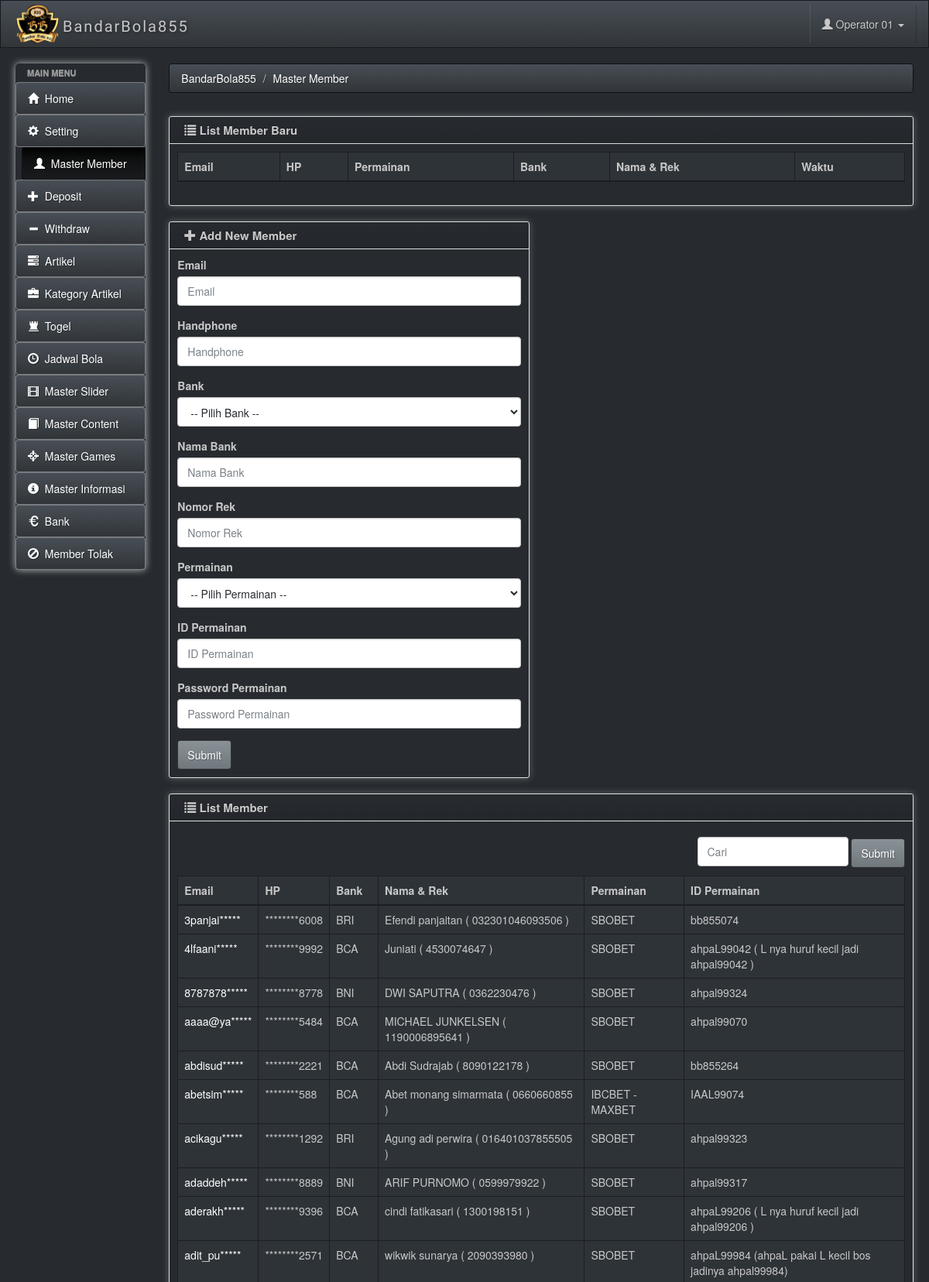
The page /admincm/msmember.php (signed in, upper part) on the database its author committed.
### tables this page shows
CREATE TABLE `msmodul` (
  `mdl_id` varchar(60) NOT NULL,
  `mdl_name` varchar(60) NOT NULL,
  `mdl_urut` char(2) NOT NULL,
  `mdl_group` varchar(10) NOT NULL,
  `mdl_file` varchar(60) NOT NULL,
  `mdl_icon` varchar(20) NOT NULL
);

CREATE TABLE `msmember` (
  `mbr_id` int(11) NOT NULL,
  `mbr_nama` varchar(120) NOT NULL,
  `mbr_email` varchar(120) NOT NULL,
  `mbr_hp` varchar(60) NOT NULL,
  `mbr_games` int(11) NOT NULL,
  `mbr_namabank` varchar(60) NOT NULL,
  `mbr_namarek` varchar(120) NOT NULL,
  `mbr_norek` varchar(60) NOT NULL,
  `mbr_status` varchar(20) NOT NULL COMMENT 'Baru, Setuju',
  `mbr_ip` varchar(60) NOT NULL,
  `mbr_gameid` varchar(120) NOT NULL,
  `mbr_gamepass` varchar(120) NOT NULL,
  `mbr_catatan` text NOT NULL,
  `mbr_createtm` datetime NOT NULL,
  `mbr_updatetm` datetime NOT NULL,
  `mbr_handleby` varchar(120) NOT NULL,
  `mbr_updateby` varchar(120) NOT NULL
);

CREATE TABLE `msgames` (
  `gm_id` int(11) NOT NULL,
  `gm_nama` varchar(60) NOT NULL,
  `gm_link` varchar(200) NOT NULL,
  `gm_active` varchar(1) NOT NULL DEFAULT 'a'
);

### includes/fungsi.php (called while the page is built, shortened)
<?php
function fOpenConn() {
	if ($conn = mysqli_connect(DB_SERVER,DB_SERVER_USERNAME,DB_SERVER_PASSWORD)) {
		if (mysqli_select_db($conn,DB_DATABASE)) {
                        mysqli_query($conn, "SET time_zone = '+07:00'");
			return $conn;
		}
	}
	else
	{
		echo "error fOpenConn<BR>";
		echo mysqli_error() . "<br>";
		return NULL;
	}
}
?>

### includes/validuser.php (called while the page is built, shortened)
<?php
if (!isset($_SESSION['primaryiduser_bandar855']) || !isset($_SESSION['useriduser_bandar855']) || !isset($_SESSION['passworduser_bandar855']) || !isset($_SESSION['namauser_bandar855']))
{
	header("location:login.php");
}
else
{
	$fix_primaryid = $_SESSION['primaryiduser_bandar855'];
}

### admincm/msmember.php (the view, shortened to what this page needs)
<?php
$modulid = "MsMember";
require_once "../includes/validuser.php";
$titlepage = "Master Member";
$addquery = "";
$keyword = "";
        ?>
        <?php
require_once '../includes/htmltop.php';
?>
</head>
<body>
    <?php
    require_once '../includes/topbar.php';
    require_once '../includes/menu.php';
    ?>
<div class="row">
    <div class="box col-md-12">
            <div class="box-inner">
                <div class="box-header well" data-original-title="">
                    <h2><i class="glyphicon glyphicon-list"></i> List Member Baru</h2>
                </div>
                <div class="box-content">
                    <table class="table table-bordered">
                        <thead>
                            <tr>
                                <th>Email</th>
                                <th>HP</th>
                                <th>Permainan</th>
                                <th>Bank</th>
                                <th>Nama & Rek</th>
                                <th>Waktu</th>
                            </tr>
                        </thead>
                    </table>
                </div>
            </div>
        </div>
</div>
<div class="row">
    <div class="box col-md-6">
        <div class="box-inner">
            <div class="box-header well" data-original-title="">
                <h2><i class="glyphicon glyphicon-plus"></i> Add New Member</h2>
            </div>
            <div class="box-content">
                <form role="form" action="" method="post">
                    <div class="form-group">
                        <label for="email">Email</label>
                        <input type="email" maxlength="120" class="form-control wajibinput" id="email" name="email" placeholder="Email" value="<?php if (isset($email)) echo $email; ?>">
                    </div>
                    <div class="form-group">
                        <label for="hp">Handphone</label>
                        <input type="text" maxlength="60" class="form-control wajibinput" id="hp" name="hp" placeholder="Handphone" value="<?php if (isset($hp)) echo $hp; ?>">
                    </div>
                    <div class="form-group">
                        <label for="bank">Bank</label>
                        <select class="form-control wajibinput" id="bank" placeholder="Bank" name="bank">
                            <option value="">-- Pilih Bank --</option>
                        </select>
                    </div>
                    <div class="form-group">
                        <label for="namabank">Nama Bank</label>
                        <input type="text" maxlength="120" class="form-control wajibinput" id="namabank" name="namabank" placeholder="Nama Bank" value="<?php if (isset($namabank)) echo $namabank; ?>">
                    </div>
                    <div class="form-group">
                        <label for="nomorrek">Nomor Rek</label>
                        <input type="text" maxlength="120" class="form-control wajibinput" id="nomorrek" name="nomorrek" placeholder="Nomor Rek" value="<?php if (isset($nomorrek)) echo $nomorrek; ?>">
                    </div>
                    <div class="form-group">
                        <label for="permainan">Permainan</label>
                        <select class="form-control wajibinput" id="permainan" placeholder="Permainan" name="permainan">
                            <option value="">-- Pilih Permainan --</option>
                        </select>
                    </div>
                    <div class="form-group">
                        <label for="idgames">ID Permainan</label>
                        <input type="text" maxlength="120" class="form-control wajibinput" id="idgames" name="idgames" placeholder="ID Permainan" value="<?php if (isset($idgames)) echo $idgames; ?>">
                    </div>
                    <div class="form-group">
                        <label for="passgames">Password Permainan</label>
                        <input type="text" maxlength="120" class="form-control wajibinput" id="passgames" name="passgames" placeholder="Password Permainan" value="<?php if (isset($passgames)) echo $passgames; ?>">
                    </div>
                    <button type="submit" name="saveproses" class="btn btn-primary">Submit</button>
                </form>
            </div>
        </div>
    </div>
</div>
<?php
$per_hal = 50;
if(!isset($_GET['start']))
    $start=0;
else
    $start = antiinjection($_GET['start']);
if (empty($start)) $start = 0;
?>
<div class="row">
    <div class="box col-md-12">
            <div class="box-inner">
                <div class="box-header well" data-original-title="">
                    <h2><i class="glyphicon glyphicon-list"></i> List Member</h2>
                </div>
                <div class="box-content">
                    <div class="box row">
                        <div class="col-md-6"></div>
                        <div class="col-md-6">
                            <form class="pull-right" method="get" action="">
                                <input placeholder="Cari" name="keyword"  class="form-control inputsendiri" value="<?php echo $keyword; ?>" type="text">
                                <button type="submit" class="btn btn-primary ">Submit</button>
                            </form>
                        </div>
                    </div>
                    <table class="table table-bordered">
                        <thead>
                            <tr>
                                <th>Email</th>
                                <th>HP</th>
                                <th>Bank</th>
                                <th>Nama & Rek</th>
                                <th>Permainan</th>
                                <th>ID Permainan</th>
                            </tr>
                        </thead>
                        <tbody>
                        <?php
                        $qr1 = mysqli_query(fOpenConn(), "SELECT * FROM msmember, msgames WHERE mbr_games = gm_id AND mbr_status = 'Setuju'  $addquery ORDER BY mbr_email LIMIT $start, $per_hal");
                        while ($rs1 = mysqli_fetch_object($qr1))
                        {
                            if ($fix_userjabatan == "Master")
                            {
                                $emailshow = $rs1->mbr_email;
                                $hpshow = $rs1->mbr_hp;
                            }
                            else
                            {
                                $emailshow = substr($rs1->mbr_email,0,7)."*****";
                                $hpshow = "********".substr($rs1->mbr_hp,-4);
                            }
                            echo "<tr><td><a style='text-decoration: none;' href='msmember_update.php?id=$rs1->mbr_id'>$emailshow</a></td>";
                            echo "<td>$hpshow</td>";
                            echo "<td>$rs1->mbr_namabank</td>";
                            echo "<td>$rs1->mbr_namarek ( $rs1->mbr_norek )</td>";
                            echo "<td>$rs1->gm_nama</td>";
                            echo "<td>$rs1->mbr_gameid</td></tr>";
                        }
                        ?>
                        </tbody>
                    </table>
                </div>
            </div>
        </div>
</div>
<?php
require_once '../includes/footer.php';
?>

### includes/menu.php (shortened to what this page needs)
<div class="ch-container">
    <div class="row">
        <div class="col-sm-2 col-lg-2">
            <div class="sidebar-nav">
                <div class="nav-canvas">
                    <ul class="nav nav-pills nav-stacked main-menu">
                        <li class="nav-header">Main Menu</li>
                        <li <?php if ($modulid == "home") echo 'class="active"'; ?>><a class="ajax-link" href="index.php"><i class="glyphicon glyphicon-home"></i><span> &nbsp;Home</span></a></li>
                        <?php
                        $qr0 = mysqli_query(fOpenConn(), "SELECT * FROM msmodul, mshak WHERE hak_modul = mdl_id AND hak_user = '$fix_primaryid' AND hak_akses = '1' ORDER BY mdl_urut");
                        while ($rs0 = mysqli_fetch_object($qr0))
                        {
                            if ($modulid == $rs0->mdl_id) echo '<li class="active">'; else echo '<li>';
                            echo '<a class="ajax-link" href="'.$rs0->mdl_file.'"><i class="glyphicon glyphicon-'.$rs0->mdl_icon.'"></i><span> &nbsp;'.$rs0->mdl_name.'</span></a></li>';
                        }
                        ?>
                    </ul>
                </div>
            </div>
        </div>
        <div id="content" class="col-lg-10 col-sm-10">
            <div>
    <ul class="breadcrumb">
        <li>
            <a href="#">BandarBola855</a>
        </li>
        <?php
        $breadcrumb = explode(" | ", $titlepage);
        for ($x = 0 ; $x < sizeof($breadcrumb) ; $x++)
            echo "<li><a href='#'>$breadcrumb[$x]</a>";
        ?>
        </li>
    </ul>
</div>

### css/charisma-app.css (style rules this page uses)
select { background-color: #fff; }
.ch-container { padding: 0 15px; }
.box { margin-top: 10px; margin-bottom: 10px; }
.box-inner { border: 1px solid #DEDEDE; border-radius: 3px; -webkit-border-radius: 3px; -moz-border-radius: 3px; box-shadow: 0 0 10px rgba(189, 189, 189, 0.4); -webkit-box-shadow: 0 0 10px rgba(189, 189, 189, 0.4); -moz-box-shadow: 0 0 10px rgba(189, 189, 189, 0.4); }
.box-header { border: none; padding-top: 5px; border-bottom: 1px solid #DEDEDE; border-radius: 3px 3px 0 0; -webkit-border-radius: 3px 3px 0 0; -moz-border-radius: 3px 3px 0 0; height: 35px; min-height: 35px !important; margin-bottom: 0; font-weight: bold; font-size: 16px; background: -moz-linear-gradient(top, rgba(255, 255, 255, 0) 0%, rgba(0, 0, 0, 0.1) 100%); background: -webkit-gradient(linear, left top, left bottom, color-stop(0%, rgba(255, 255, 255, 0)), color-stop(100%, rgba(0, 0, 0, 0.1))); background: -webkit-linear-gradient(top, rgba(255, 255, 255, 0) 0%, rgba(0, 0, 0, 0.1) 100%); background: -o-linear-gradient(top, rgba(255, 255, 255, 0) 0%, rgba(0, 0, 0, 0.1) 100%); background: -ms-linear-gradient(top, rgba(255, 255, 255, 0) 0%, rgba(0, 0, 0, 0.1) 100%); background: linear-gradient(to bottom, rgba(255, 255, 255, 0) 0%, rgba(0, 0, 0, 0.1) 100%); filter: progid:DXImageTransform.Microsoft.gradient(startColorstr='#00ffffff', endColorstr='#1a000000', GradientType=0); }
.box-header h2 { font-size: 15px; width: auto; clear: none; float: left; line-height: 25px; white-space: nowrap; font-weight: bold; margin-top: 0; margin-bottom: 0; }
.box-header h2 > i { margin-top: 1px; }
.box-content { padding: 10px; }
.sidebar-nav { min-height: 0; box-shadow: 0 0 10px #BDBDBD; border-radius: 5px; margin-bottom: 0; padding-bottom: 0; max-height: none; }
.pull-right { float: right !important; }
.main-menu > li > a { border: 1px solid rgba(221, 221, 221, 0.46); }
.main-menu > li { margin-top: 0 !important; }
.sidebar-nav .nav-header { display: block; padding: 3px 15px; font-size: 11px; font-weight: bold; line-height: 18px; color: #999999; text-shadow: 0 1px 0 rgba(255, 255, 255, 0.5); text-transform: uppercase; }
ul.main-menu li.active { margin-left: 8px; }
ul.main-menu li:not(.nav-header) { -webkit-transition: .3s; -moz-transition: .3s; -ms-transition: .3s; -o-transition: .3s; transition: .3s; }
@media only screen and (min-width: 980px) { a, button, input[type=submit], input[type=button], .product-img { -webkit-transition: .5s; -moz-transition: .5s; -ms-transition: .5s; -o-transition: .5s; transition: .5s; } }
@media only screen and (min-width: 980px) { .ch-container { padding: 0 20px; } }

### rows shown on the page
msmodul: mdl_name "Setting"
msmodul: mdl_name "Master Member"
msmodul: mdl_name "Deposit"
msmodul: mdl_name "Withdraw"
msmodul: mdl_name "Artikel"
msmodul: mdl_name "Kategory Artikel"
msmodul: mdl_name "Togel"
msmodul: mdl_name "Jadwal Bola"
msmodul: mdl_name "Master Slider"
msmodul: mdl_name "Master Content"
msmodul: mdl_name "Master Games"
msmodul: mdl_name "Master Informasi"
msmodul: mdl_name "Bank"
msmodul: mdl_name "Member Tolak"
msmember: mbr_email "3panjai*****", mbr_hp "********6008", mbr_namabank "BRI", mbr_namarek "Efendi panjaitan", mbr_norek "032301046093506", msgames.gm_nama "SBOBET", mbr_gameid "bb855074"
msmember: mbr_email "4lfaani*****", mbr_hp "********9992", mbr_namabank "BCA", mbr_namarek "Juniati", mbr_norek "4530074647", msgames.gm_nama "SBOBET", mbr_gameid "ahpaL99042 ( L nya huruf kecil jadi ahpal99042 )"
msmember: mbr_email "8787878*****", mbr_hp "********8778", mbr_namabank "BNI", mbr_namarek "DWI SAPUTRA", mbr_norek "0362230476", msgames.gm_nama "SBOBET", mbr_gameid "ahpal99324"
msmember: mbr_email "aaaa@ya*****", mbr_hp "********5484", mbr_namabank "BCA", mbr_namarek "MICHAEL JUNKELSEN", mbr_norek "1190006895641", msgames.gm_nama "SBOBET", mbr_gameid "ahpal99070"
msmember: mbr_email "abdisud*****", mbr_hp "********2221", mbr_namabank "BCA", mbr_namarek "Abdi Sudrajab", mbr_norek "8090122178", msgames.gm_nama "SBOBET", mbr_gameid "bb855264"
msmember: mbr_email "abetsim*****", mbr_hp "********588", mbr_namabank "BCA", mbr_namarek "Abet monang simarmata", mbr_norek "0660660855", msgames.gm_nama "IBCBET - MAXBET", mbr_gameid "IAAL99074"
msmember: mbr_email "acikagu*****", mbr_hp "********1292", mbr_namabank "BRI", mbr_namarek "Agung adi perwira", mbr_norek "016401037855505", msgames.gm_nama "SBOBET", mbr_gameid "ahpal99323"
msmember: mbr_email "adaddeh*****", mbr_hp "********8889", mbr_namabank "BNI", mbr_namarek "ARIF PURNOMO", mbr_norek "0599979922", msgames.gm_nama "SBOBET", mbr_gameid "ahpal99317"
msmember: mbr_email "aderakh*****", mbr_hp "********9396", mbr_namabank "BCA", mbr_namarek "cindi fatikasari", mbr_norek "1300198151", msgames.gm_nama "SBOBET", mbr_gameid "ahpaL99206 ( L nya huruf kecil jadi ahpal99206 )"
msmember: mbr_email "adit_pu*****", mbr_hp "********2571", mbr_namabank "BCA", mbr_namarek "wikwik sunarya", mbr_norek "2090393980", msgames.gm_nama "SBOBET", mbr_gameid "ahpaL99984 (ahpaL pakai L kecil bos jadinya ahpal99984)"

### other values the page prints
$fix_username "Operator 01"
$breadcrumb[$x] "Master Member"
